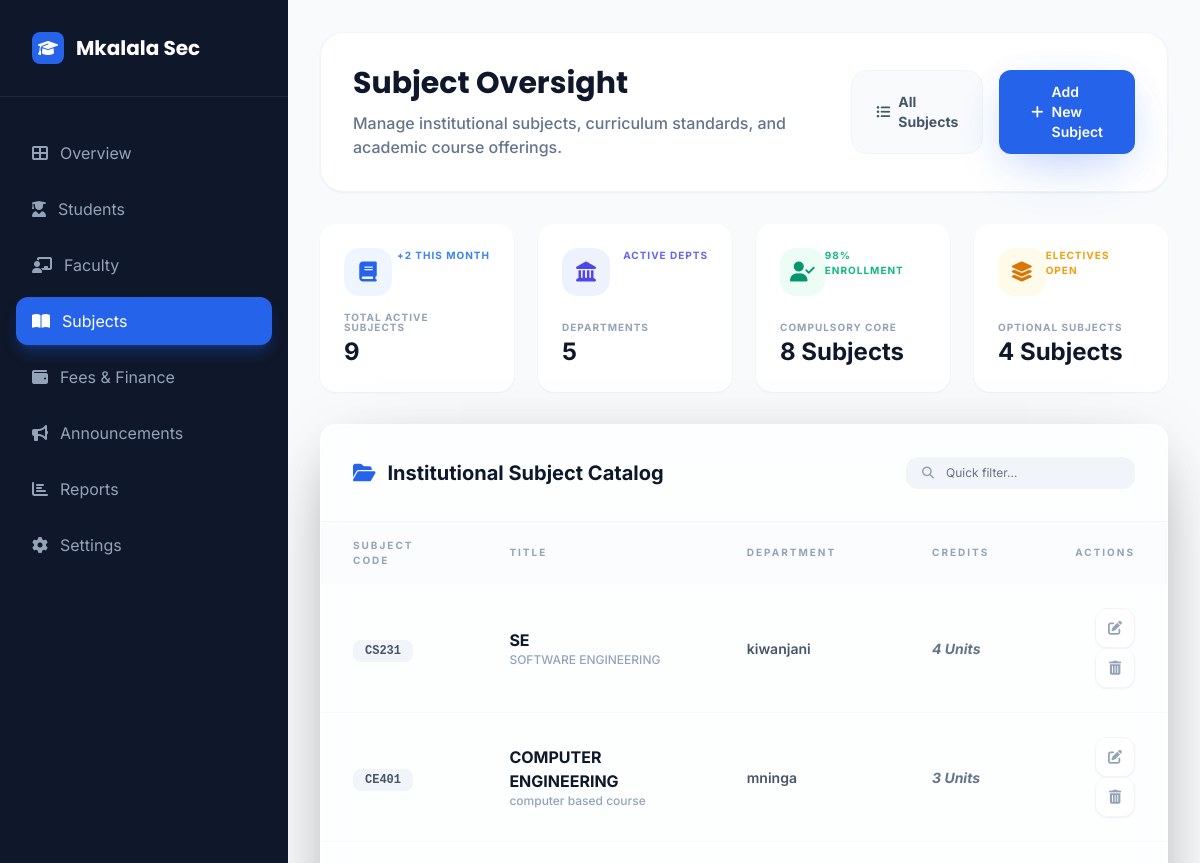
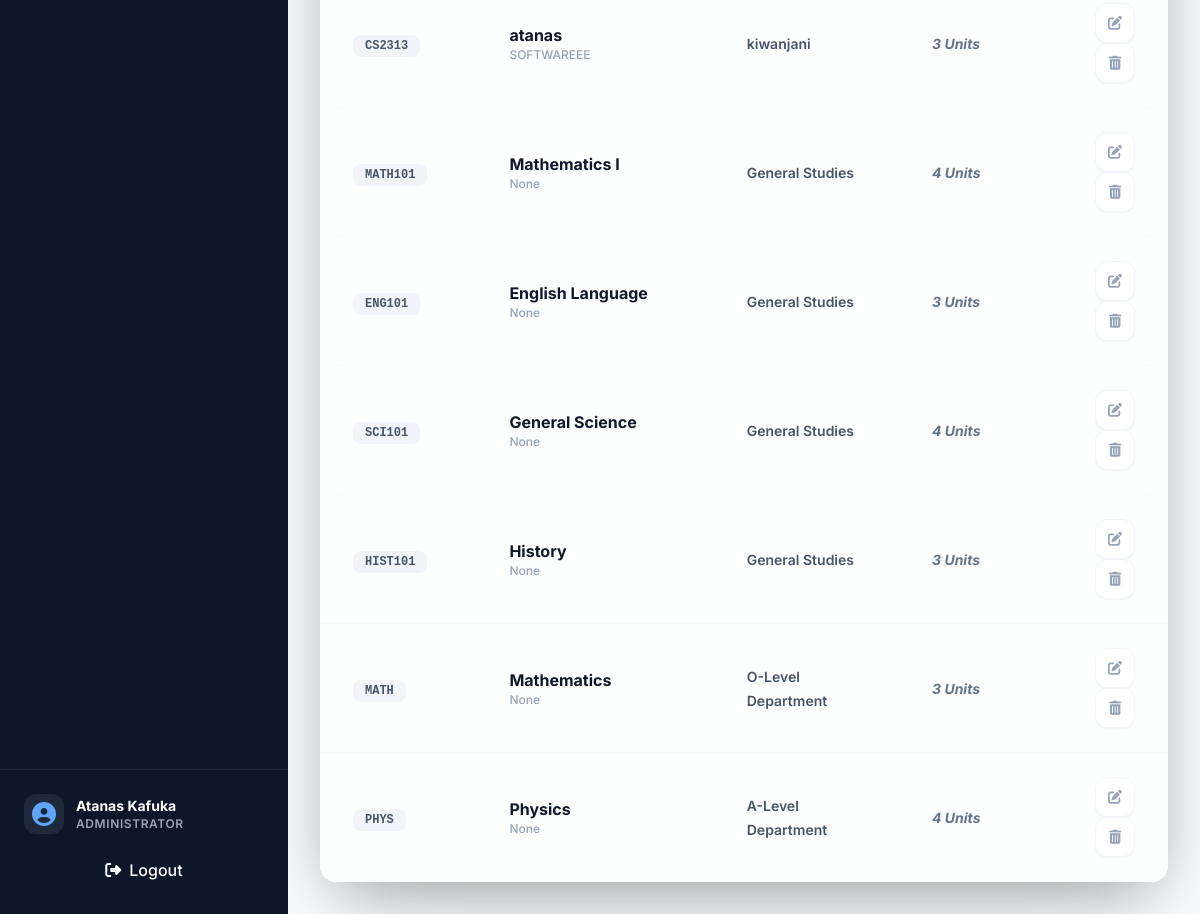
Page /subjects/manage/ (signed in) on the committed database (2 pictures, top to bottom).
### core/models.py (models this page shows, shortened)
class User(AbstractUser):
    ROLE_CHOICES = [
        ('student', _('Student')),
        ('teacher', _('Teacher')),
        ('headmaster', _('Head of School')),
    ]
    role = models.CharField(max_length=20, choices=ROLE_CHOICES, default='student')
    is_student = models.BooleanField(default=False)
    is_faculty = models.BooleanField(default=False)
    is_parent = models.BooleanField(default=False)
    is_headmaster = models.BooleanField(default=False)
    profile_picture = models.ImageField(upload_to='profile_pictures/', blank=True, null=True)
    groups = models.ManyToManyField(
        Group,
        verbose_name=_('groups'),
        blank=True,
        related_name='custom_user_set',
        related_query_name='custom_user',
    )
    user_permissions = models.ManyToManyField(
        Permission,
        verbose_name=_('user permissions'),
        blank=True,
        related_name='custom_user_set',
        related_query_name='custom_user',
    )

class Course(models.Model):
    name = models.CharField(max_length=MAX_NAME_LENGTH)
    code = models.CharField(max_length=MAX_CODE_LENGTH, unique=True)
    department = models.ForeignKey(Department, on_delete=models.CASCADE)
    credits = models.PositiveIntegerField(default=3)
    description = models.TextField(blank=True, null=True)
    syllabus = models.TextField(blank=True, null=True)
    class Meta:
        indexes = [models.Index(fields=['code'])]

class Department(models.Model):
    EDUCATION_LEVEL_CHOICES = [
        ('olevel', 'O-Level (Form 1-4)'),
        ('alevel', 'A-Level (Form 5-6)'),
        ('primary', 'Primary School'),
        ('tertiary', 'Tertiary/University'),
    ]
    code = models.CharField(max_length=10, unique=True)
    name = models.CharField(max_length=MAX_NAME_LENGTH)
    education_level = models.CharField(max_length=10, choices=EDUCATION_LEVEL_CHOICES, default='olevel')
    slug = models.SlugField(max_length=120, unique=True, blank=True)
    description = models.TextField(blank=True)
    class Meta:
        ordering = ['name']
        indexes = [models.Index(fields=['code'])]

### core/views.py (the view)
# urls.py: path('subjects/manage/', CourseManagementView.as_view(), name='subjects_management'),
class CourseManagementView(LoginRequiredMixin, UserPassesTestMixin, ListView):
    model = Course
    template_name = 'core/course_management/course_management.html'
    context_object_name = 'courses'
    def test_func(self):
        return is_admin(self.request.user)
    def get_queryset(self):
        return Course.objects.select_related('department').all()
    def get_context_data(self, **kwargs):
        context = super().get_context_data(**kwargs)
        from .models import Department, User, StudentProfile
        context.update({
            'departments_count': Department.objects.count(),
            'total_students': User.objects.filter(role='student').count(),
            'role': 'Administrator',
            'title': 'Subject Management'
        })
        return context

### core/utils.py (called while the page is built)
def is_admin(user):
    return hasattr(user, 'admin_profile') or (hasattr(user, 'role') and user.role == 'admin') or user.is_superuser

### templates/core/course_management/course_management.html (shortened to what this page needs)
{% extends "core/base_dashboard.html" %}
{% load static %}
{% block user_role %}Administrator{% endblock %}
{% block sidebar_nav %}
<a href="{% url 'admin_dashboard' %}" class="sidebar-item text-slate-400 font-sans">
    <i class="fas fa-th-large"></i>
    <span>Overview</span>
</a>
<a href="{% url 'admin_student_list' %}" class="sidebar-item text-slate-400 font-sans">
    <i class="fas fa-user-graduate"></i>
    <span>Students</span>
</a>
<a href="{% url 'admin_teacher_list' %}" class="sidebar-item text-slate-400 font-sans">
    <i class="fas fa-chalkboard-teacher"></i>
    <span>Faculty</span>
</a>
<a href="{% url 'subjects_management' %}" class="sidebar-item-active font-sans">
    <i class="fas fa-book-open"></i>
    <span>Subjects</span>
</a>
<a href="{% url 'admin_fees' %}" class="sidebar-item text-slate-400 font-sans">
    <i class="fas fa-wallet"></i>
    <span>Fees & Finance</span>
</a>
<a href="{% url 'admin_announcements' %}" class="sidebar-item text-slate-400 font-sans">
    <i class="fas fa-bullhorn"></i>
    <span>Announcements</span>
</a>
<a href="{% url 'admin_reports' %}" class="sidebar-item text-slate-400 font-sans">
    <i class="fas fa-chart-bar"></i>
    <span>Reports</span>
</a>
<a href="{% url 'admin_settings' %}" class="sidebar-item text-slate-400 mt-auto font-sans">
    <i class="fas fa-cog"></i>
    <span>Settings</span>
</a>
{% endblock %}
{% block main_content %}
<div class="space-y-8 font-sans">
    <div class="flex flex-col md:flex-row md:items-center justify-between gap-6 bg-white p-8 rounded-3xl shadow-sm border border-slate-100">
        <div class="space-y-2">
            <h1 class="text-3xl font-display font-bold text-slate-900 leading-tight">Subject Oversight</h1>
            <p class="text-slate-500 font-medium">Manage institutional subjects, curriculum standards, and academic course offerings.</p>
        </div>
        <div class="flex gap-4">
            <a href="{% url 'subjects_list' %}" class="px-6 py-3 rounded-2xl bg-slate-50 border border-slate-100 text-slate-600 hover:bg-slate-100 transition-all font-bold text-sm flex items-center">
                <i class="fas fa-list-ul mr-2"></i> All Subjects
            </a>
            <a href="{% url 'course_create' %}" class="btn-glow-primary px-8 py-3 text-sm flex items-center shadow-xl shadow-blue-600/20">
                <i class="fas fa-plus mr-2"></i> Add New Subject
            </a>
        </div>
    </div>
    <div class="grid grid-cols-1 md:grid-cols-2 lg:grid-cols-4 gap-6">
        <div class="card-premium p-6 border-none shadow-sm flex flex-col justify-between bg-white group hover:shadow-xl hover:-translate-y-1 transition-all">
            <div class="flex justify-between items-start mb-4">
                <div class="w-12 h-12 rounded-2xl bg-blue-50 text-blue-600 flex items-center justify-center text-xl group-hover:bg-blue-600 group-hover:text-white transition-all">
                    <i class="fas fa-book"></i>
                </div>
                <span class="text-[10px] font-bold text-blue-500 uppercase tracking-widest">+2 this month</span>
            </div>
            <div>
                <p class="text-[10px] font-bold text-slate-400 uppercase tracking-widest leading-none mb-1">Total Active Subjects</p>
                <p class="text-2xl font-bold text-slate-900">{{ courses.count|default:"12" }}</p>
            </div>
        </div>
        <div class="card-premium p-6 border-none shadow-sm flex flex-col justify-between bg-white group hover:shadow-xl hover:-translate-y-1 transition-all">
            <div class="flex justify-between items-start mb-4">
                <div class="w-12 h-12 rounded-2xl bg-indigo-50 text-indigo-600 flex items-center justify-center text-xl group-hover:bg-indigo-600 group-hover:text-white transition-all">
                    <i class="fas fa-landmark"></i>
                </div>
                <span class="text-[10px] font-bold text-indigo-500 uppercase tracking-widest">Active Depts</span>
            </div>
            <div>
                <p class="text-[10px] font-bold text-slate-400 uppercase tracking-widest leading-none mb-1">Departments</p>
                <p class="text-2xl font-bold text-slate-900">{{ departments_count|default:"6" }}</p>
            </div>
        </div>
        <div class="card-premium p-6 border-none shadow-sm flex flex-col justify-between bg-white group hover:shadow-xl hover:-translate-y-1 transition-all">
            <div class="flex justify-between items-start mb-4">
                <div class="w-12 h-12 rounded-2xl bg-emerald-50 text-emerald-600 flex items-center justify-center text-xl group-hover:bg-emerald-600 group-hover:text-white transition-all">
                    <i class="fas fa-user-check"></i>
                </div>
                <span class="text-[10px] font-bold text-emerald-500 uppercase tracking-widest">98% Enrollment</span>
            </div>
            <div>
                <p class="text-[10px] font-bold text-slate-400 uppercase tracking-widest leading-none mb-1">Compulsory Core</p>
                <p class="text-2xl font-bold text-slate-900">8 Subjects</p>
            </div>
        </div>
        <div class="card-premium p-6 border-none shadow-sm flex flex-col justify-between bg-white group hover:shadow-xl hover:-translate-y-1 transition-all">
            <div class="flex justify-between items-start mb-4">
                <div class="w-12 h-12 rounded-2xl bg-amber-50 text-amber-600 flex items-center justify-center text-xl group-hover:bg-amber-600 group-hover:text-white transition-all">
                    <i class="fas fa-layer-group"></i>
                </div>
                <span class="text-[10px] font-bold text-amber-500 uppercase tracking-widest">Electives Open</span>
            </div>
            <div>
                <p class="text-[10px] font-bold text-slate-400 uppercase tracking-widest leading-none mb-1">Optional Subjects</p>
                <p class="text-2xl font-bold text-slate-900">4 Subjects</p>
            </div>
        </div>
    </div>
    <div class="card-premium overflow-hidden bg-white/70 backdrop-blur-xl border-white shadow-2xl">
        <div class="p-8 border-b border-slate-100 flex justify-between items-center">
            <h3 class="text-xl font-bold text-slate-900 flex items-center">
                <i class="fas fa-folder-open text-blue-600 mr-3"></i>
                Institutional Subject Catalog
            </h3>
            <div class="flex items-center space-x-2">
                <div class="relative">
                    <i class="fas fa-search absolute left-4 top-1/2 -translate-y-1/2 text-slate-400 text-xs"></i>
                    <input type="text" placeholder="Quick filter..." class="pl-10 pr-4 py-2 bg-slate-100 border-none rounded-xl text-xs focus:ring-2 focus:ring-blue-500/20 transition-all outline-none">
                </div>
            </div>
        </div>
        <div class="overflow-x-auto">
            <table class="w-full text-left">
                <thead>
                    <tr class="bg-slate-50/50">
                        <th class="px-8 py-4 text-[10px] font-bold text-slate-400 uppercase tracking-[0.2em]">Subject Code</th>
                        <th class="px-8 py-4 text-[10px] font-bold text-slate-400 uppercase tracking-[0.2em]">Title</th>
                        <th class="px-8 py-4 text-[10px] font-bold text-slate-400 uppercase tracking-[0.2em]">Department</th>
                        <th class="px-8 py-4 text-[10px] font-bold text-slate-400 uppercase tracking-[0.2em]">Credits</th>
                        <th class="px-8 py-4 text-[10px] font-bold text-slate-400 uppercase tracking-[0.2em] text-right">Actions</th>
                    </tr>
                </thead>
                <tbody class="divide-y divide-slate-50">
                    {% for course in courses %}
                    <tr class="group hover:bg-slate-50/80 transition-all duration-300">
                        <td class="px-8 py-6">
                            <span class="px-3 py-1 bg-slate-100 text-slate-600 rounded-lg text-xs font-bold font-mono group-hover:bg-blue-600 group-hover:text-white transition-colors duration-300">{{ course.code }}</span>
                        </td>
                        <td class="px-8 py-6">
                            <h4 class="font-bold text-slate-900 group-hover:text-blue-600 transition-colors">{{ course.name }}</h4>
                            <p class="text-xs text-slate-400 font-medium line-clamp-1 max-w-xs">{{ course.description }}</p>
                        </td>
                        <td class="px-8 py-6">
                            <span class="text-sm font-semibold text-slate-600">{{ course.department.name|default:"General Studies" }}</span>
                        </td>
                        <td class="px-8 py-6">
                            <span class="text-sm font-bold text-slate-500 italic">{{ course.credits|default:"4.0" }} Units</span>
                        </td>
                        <td class="px-8 py-6 text-right space-x-2">
                            <a href="{% url 'course_update' course.pk %}" class="inline-flex w-10 h-10 items-center justify-center rounded-xl bg-white border border-slate-100 text-slate-400 hover:text-blue-600 hover:border-blue-200 transition-all shadow-sm">
                                <i class="fas fa-edit text-sm"></i>
                            </a>
                            <a href="{% url 'course_delete' course.pk %}" class="inline-flex w-10 h-10 items-center justify-center rounded-xl bg-white border border-slate-100 text-slate-400 hover:text-red-600 hover:border-red-200 transition-all shadow-sm">
                                <i class="fas fa-trash-alt text-sm"></i>
                            </a>
                        </td>
                    </tr>
                    {% endfor %}
                </tbody>
            </table>
        </div>
    </div>
</div>
{% endblock %}

### templates/core/base_dashboard.html (shortened to what this page needs)
{% load static %}
<!DOCTYPE html>
<html lang="en" class="h-full bg-slate-50 text-slate-900 antialiased">
<head>
    <link href="{% static 'css/tailwind.css' %}" rel="stylesheet" />
    <link rel="stylesheet" href="https://cdnjs.cloudflare.com/ajax/libs/font-awesome/6.4.0/css/all.min.css">
</head>
<body class="h-full font-sans overflow-hidden">
    <div class="flex h-full">
        <aside id="sidebar" class="fixed inset-y-0 left-0 z-50 w-72 bg-slate-900 text-white transition-transform duration-300 -translate-x-full lg:translate-x-0 lg:static lg:inset-0">
            <div class="flex flex-col h-full">
                <div class="p-8 border-b border-slate-800">
                    <a href="{% url 'public_home' %}" class="flex items-center space-x-3">
                        <div class="w-8 h-8 bg-blue-600 rounded-lg flex items-center justify-center text-white">
                            <i class="fas fa-graduation-cap"></i>
                        </div>
                        <span class="text-xl font-display font-bold">Mkalala Sec</span>
                    </a>
                </div>
                <nav class="flex-1 px-4 py-8 space-y-2 overflow-y-auto">
                    {% block sidebar_nav %}{% endblock %}
                </nav>
                <div class="p-6 border-t border-slate-800 bg-slate-900/50">
                    <div class="flex items-center space-x-3 mb-4">
                        <div class="w-10 h-10 rounded-xl bg-slate-800 flex items-center justify-center text-blue-400">
                            <i class="fas fa-user-circle text-2xl"></i>
                        </div>
                        <div class="flex-1 min-w-0">
                            {% if user %}
                                {% if user.get_full_name %}
                                    <p class="text-sm font-bold truncate">{{ user.get_full_name }}</p>
                                {% elif user.username %}
                                    <p class="text-sm font-bold truncate">{{ user.username }}</p>
                                {% else %}
                                    <p class="text-sm font-bold truncate">User</p>
                                {% endif %}
                            {% else %}
                                <p class="text-sm font-bold truncate">Guest</p>
                            {% endif %}
                            <p class="text-xs text-slate-400 uppercase tracking-wider font-semibold">{% block user_role %}{% endblock %}</p>
                        </div>
                    </div>
                    <a href="{% url 'logout' %}"
                       class="flex items-center justify-center space-x-2 px-4 py-2 bg-red-500 text-white rounded-lg hover:bg-red-600 transition-all duration-200 group"
                       onclick="return confirm('Are you sure you want to logout? Any unsaved work will be lost.')">
                        <i class="fas fa-sign-out-alt group-hover:rotate-12 transition-transform duration-200"></i>
                        <span class="font-medium">Logout</span>
                    </a>
                </div>
            </div>
        </aside>
        <div class="flex-1 flex flex-col min-w-0 overflow-hidden">
            <main class="flex-1 overflow-y-auto p-4 lg:p-8 space-y-8">
                {% block main_content %}{% endblock %}
            </main>
        </div>
    </div>
</body>
</html>

### rows in the picture
User: get_full_name "Atanas Kafuka"
Course: code "CS231", name "SE", description "SOFTWARE ENGINEERING", department.name "kiwanjani", credits "4"
Course: code "CE401", name "COMPUTER ENGINEERING", description "computer based course", department.name "mninga", credits "3"
Course: code "CS2313", name "atanas", description "SOFTWAREEE", department.name "kiwanjani", credits "3"
Course: code "MATH101", name "Mathematics I", description "None", department.name "General Studies", credits "4"
Course: code "ENG101", name "English Language", description "None", department.name "General Studies", credits "3"
Course: code "SCI101", name "General Science", description "None", department.name "General Studies", credits "4"
Course: code "HIST101", name "History", description "None", department.name "General Studies", credits "3"
Course: code "MATH", name "Mathematics", description "None", department.name "O-Level Department", credits "3"
Course: code "PHYS", name "Physics", description "None", department.name "A-Level Department", credits "4"

### other values in the picture
{{ courses.count|default:"12" }} "9"
{{ departments_count|default:"6" }} "5"
